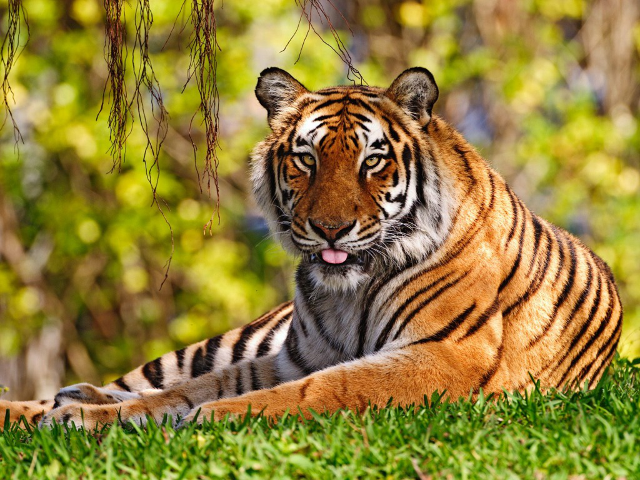
%> input picture matlabCourse/lab6/tygrys.bmp, 640 x 480 px
$ octave cw7.m   (GNU Octave 9; MATLAB toolbox functions it lacks are replaced by stand-ins)
%> lines starting %> are read from the running program, lines starting %| are printed output that depends on the picture
clear, clc;
X = imread('tygrys.bmp');
%> X is the input picture: size 480x640x3 uint8; mean R, G, B 146.6, 128.6, 57.7
[X1 map1] = rgb2ind(X, 8);
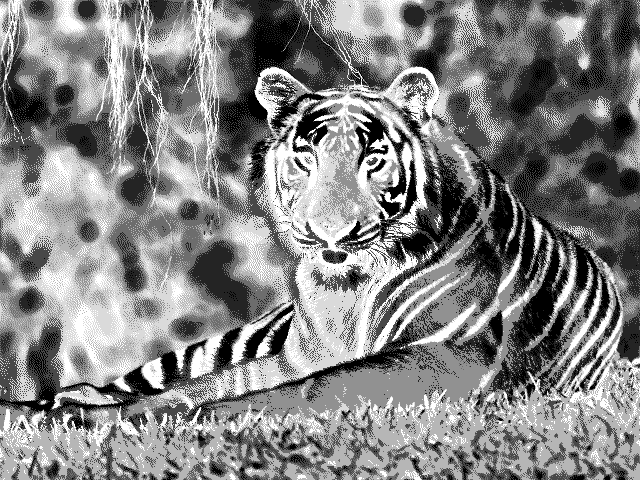
%> X1: size 480x640 uint8; min 0, max 7, mean 3.61; drawn with min black and max white
%> map1 = [0.886 0.78 0.62; 0.82 0.702 0.314; 0.635 0.557 0.427; 0.643 0.651 0.098; 0.639 0.455 0.204; 0.404 0.459 0.0471; 0.42 0.306 0.169; 0.196 0.165 0.051]
imshow(X1, map1);
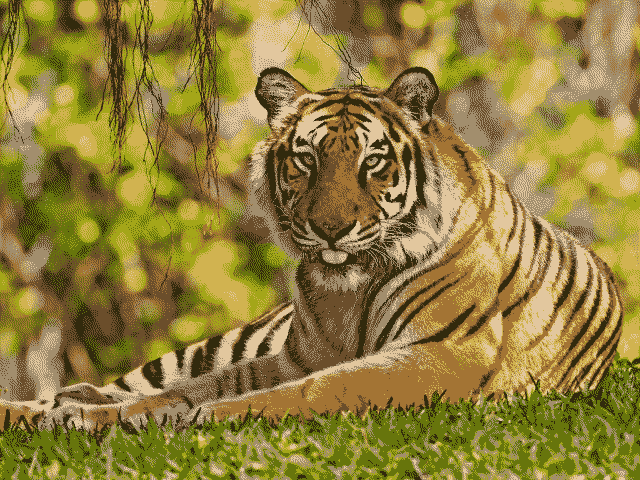
%> displayed picture: size 480x640x3, on the screen's scale of 0 to 255; mean R, G, B 145.9, 127.4, 59.7
[X2, map2] = rgb2ind(X, 8, 'nodither');
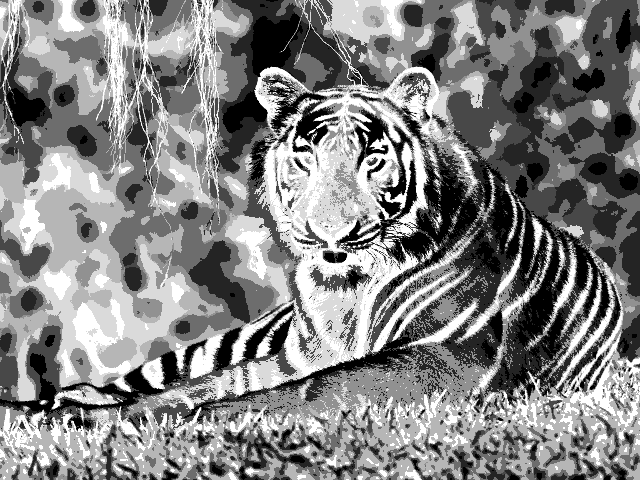
%> X2: size 480x640 uint8; min 0, max 7, mean 3.6; drawn with min black and max white
%> map2 has the same summary as map1
figure, imshow(X2, map2);
%> after `imshow(X2, map2)`:
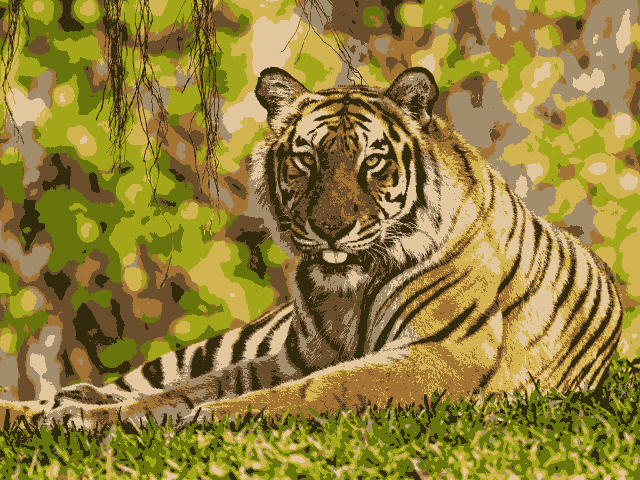
%> displayed picture: size 480x640x3, on the screen's scale of 0 to 255; mean R, G, B 146.6, 128.5, 57.6

$ run again, with matlabCourse/lab6/krajobraz.bmp copied over matlabCourse/lab6/tygrys.bmp
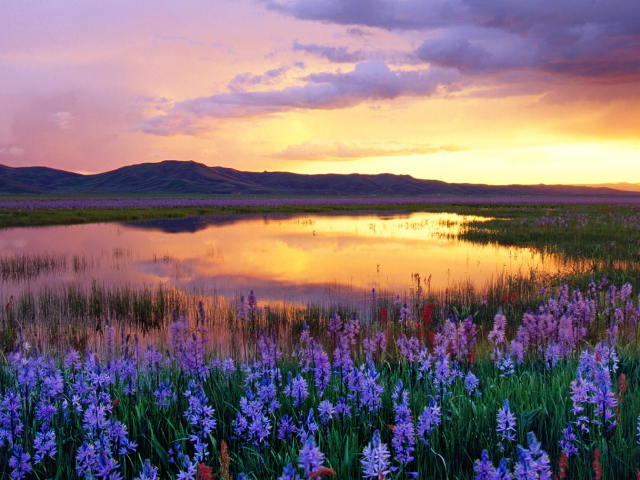
%> input picture matlabCourse/lab6/krajobraz.bmp, 640 x 480 px
%> X is the input picture: size 480x640x3 uint8; mean R, G, B 130.2, 109.5, 114.6
%> map1 = [0.988 0.906 0.667; 0.804 0.647 0.737; 0.945 0.686 0.404; 0.431 0.384 0.678; 0.58 0.365 0.392; 0.271 0.224 0.204; 0.235 0.227 0.404; 0.0627 0.137 0.137]
%> `[X2, map2] = rgb2ind(X, 8, 'nodither');`:
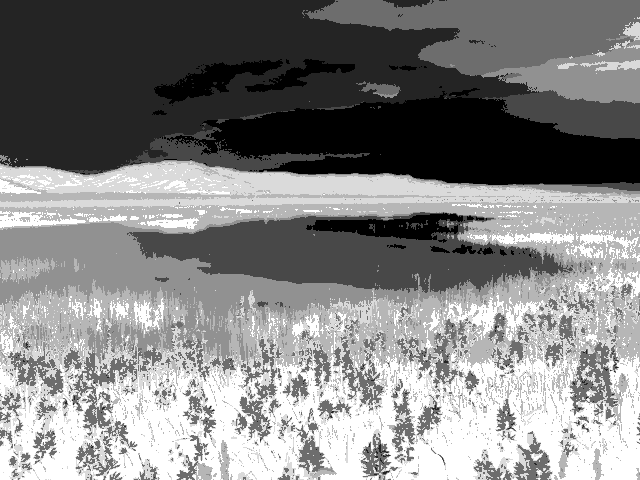
%> X2: size 480x640 uint8; min 0, max 7, mean 3.63; drawn with min black and max white
%> map2 has the same summary as map1
%> `imshow(X2, map2)`:
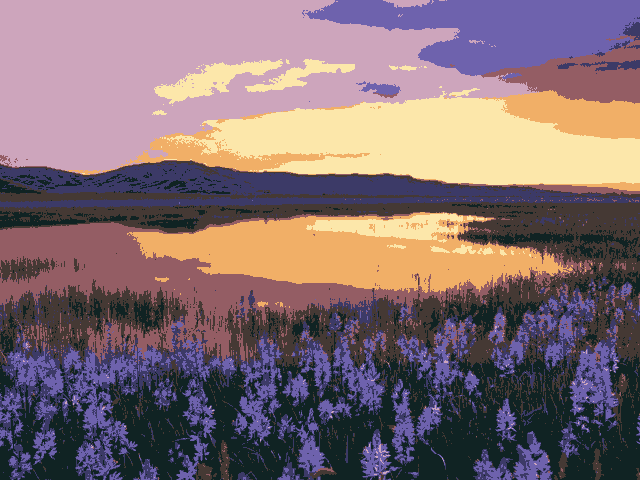
%> displayed picture: size 480x640x3, on the screen's scale of 0 to 255; mean R, G, B 130, 109.3, 114.6

$ run again, with matlabCourse/lab6/kwiaty.bmp copied over matlabCourse/lab6/tygrys.bmp
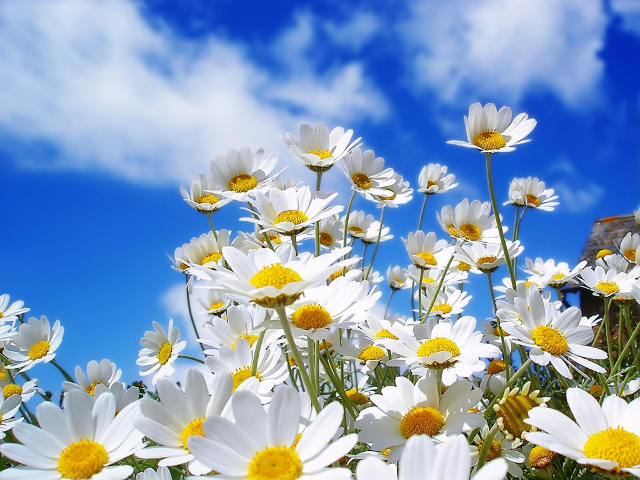
%> input picture matlabCourse/lab6/kwiaty.bmp, 640 x 480 px
%> X is the input picture: size 480x640x3 uint8; mean R, G, B 135.6, 159.5, 189.1
%> map1 = [0.914 0.922 0.945; 0.745 0.792 0.863; 0.627 0.635 0.596; 0.533 0.667 0.867; 0.835 0.667 0.0784; 0.251 0.51 0.835; 0.0863 0.341 0.796; 0.322 0.31 0.157]
%> `[X2, map2] = rgb2ind(X, 8, 'nodither');`:
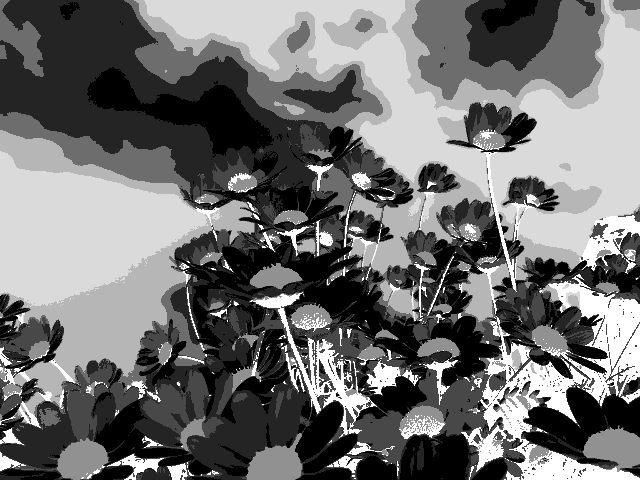
%> X2: size 480x640 uint8; min 0, max 7, mean 3.13; drawn with min black and max white
%> map2 has the same summary as map1
%> `imshow(X2, map2)`:
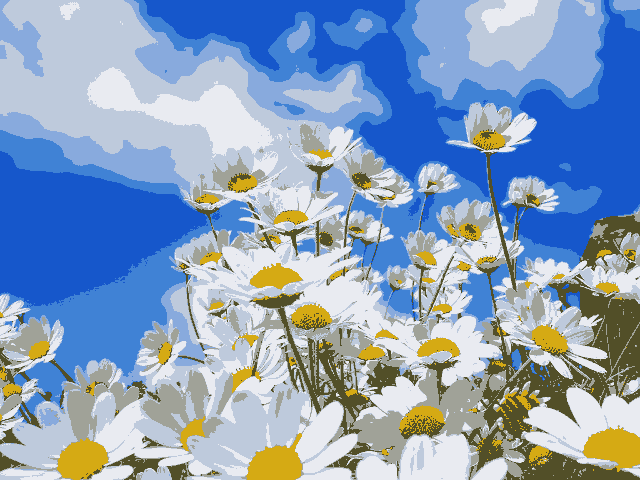
%> displayed picture: size 480x640x3, on the screen's scale of 0 to 255; mean R, G, B 135.8, 159.6, 189.2
